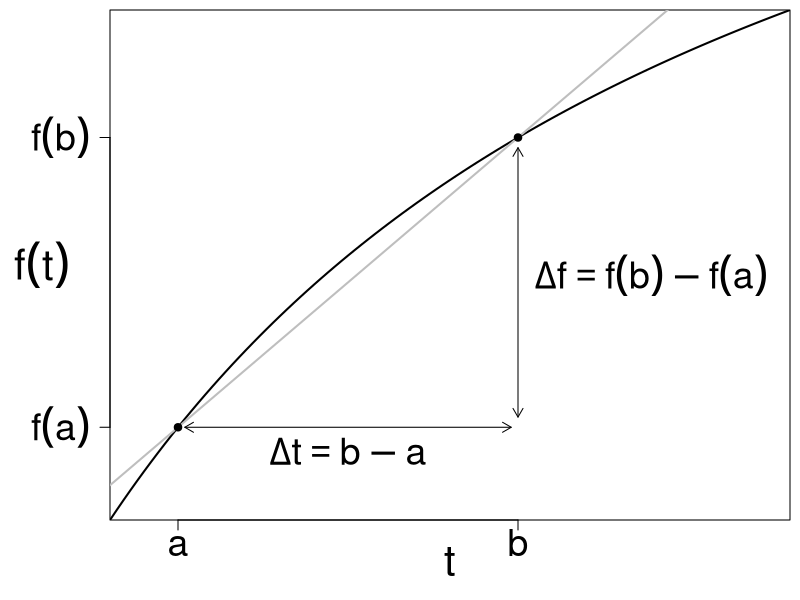

This figure's R source:
(user<-as.vector(Sys.info()["user"]))
setwd(paste("/Users/",user,"/Dropbox/uco/spring_14/2153/lectures/topics/figures/",sep=""))
# I'd ignore that ^

f <- function(x)x/(1+x)
a <- 0.1
b <- 0.6
pdf("rate_of_change.pdf", height=10, width=10)
par(xaxs='i', yaxs='i', mai=c(0.8, 1.1, 0.1, 0.1))
plot(f,xlim=c(0,1),ylab="", xlab="", axes=F, lwd=2)
box()
mtext(expression(t),1, font=2, las=1, line=2, cex=2.5)
mtext(expression(f(t)),2, font=2, las=1, line=2, cex=2.5)
axis(1, c(a, b), c(expression(a), expression(b)), cex.axis=2.25)
axis(2, c(f(a), f(b)), c(expression(f(a)), expression(f(b))), las=1, cex.axis= 2.25)
m <- (f(b)-f(a))/(b-a)

offset <- 0.01
abline(a=f(a) - m*a, b=m, col="gray", lwd=2)
arrows(a+ offset, f(a), b-offset, f(a), code=3, length=0.1)
arrows(b, f(a)+ offset, b, f(b)-offset, code=3, length=0.1)
text(b+offset, (f(a)+f(b))/2, expression(paste(Delta,f)==f(b)-f(a)), pos=4, srt=0, cex= 2.25)
text((b+a)/2, f(a)-offset/2, expression(paste(Delta,t)==b-a), pos=1, srt=0, cex= 2.25)
points(c(a, b), c(f(a), f(b)), pch=19)
dev.off()